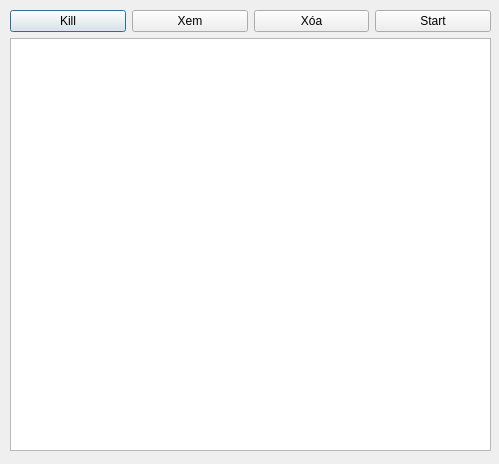
<?xml version="1.0" encoding="UTF-8"?>
<ui version="4.0">
 <class>Dialog_app</class>
 <widget class="QDialog" name="Dialog">
  <property name="geometry">
   <rect>
    <x>0</x>
    <y>0</y>
    <width>499</width>
    <height>464</height>
   </rect>
  </property>
  <property name="windowTitle">
   <string>Dialog</string>
  </property>
  <widget class="QWidget" name="layoutWidget_2">
   <property name="geometry">
    <rect>
     <x>10</x>
     <y>10</y>
     <width>481</width>
     <height>441</height>
    </rect>
   </property>
   <layout class="QGridLayout" name="gridLayout_2">
    <item row="0" column="0">
     <layout class="QHBoxLayout" name="horizontalLayout_2">
      <item>
       <widget class="QPushButton" name="btn_kill">
        <property name="text">
         <string>Kill</string>
        </property>
       </widget>
      </item>
      <item>
       <widget class="QPushButton" name="btn_xem">
        <property name="text">
         <string>Xem</string>
        </property>
       </widget>
      </item>
      <item>
       <widget class="QPushButton" name="btn_xoa">
        <property name="text">
         <string>Xóa</string>
        </property>
       </widget>
      </item>
      <item>
       <widget class="QPushButton" name="btn_start">
        <property name="text">
         <string>Start</string>
        </property>
       </widget>
      </item>
     </layout>
    </item>
    <item row="1" column="0">
     <widget class="QTableWidget" name="tableWidget">
      <property name="sizeAdjustPolicy">
       <enum>QAbstractScrollArea::AdjustToContents</enum>
      </property>
     </widget>
    </item>
   </layout>
  </widget>
 </widget>
 <resources/>
 <connections/>
</ui>
